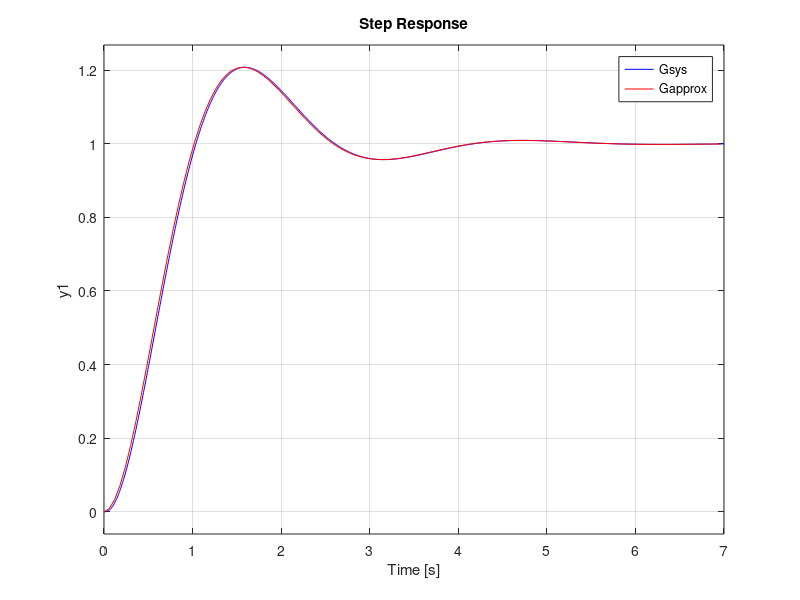

This figure's MATLAB source:
clear all; close all;

zeta_wn = 1;
wd = 2;

theta = atan(zeta_wn/wd);
zeta = sin(theta);
wn = wd/sqrt(1-zeta^2);

Gapprox = tf([wn^2],[1 2*zeta_wn wn^2])

P1 = -50;
G1 = zpk([],(P1),-P1);
Gsys= G1*Gapprox

figure(1)
step(Gsys, "b", Gapprox, 'r')

'matlab is dumb'

